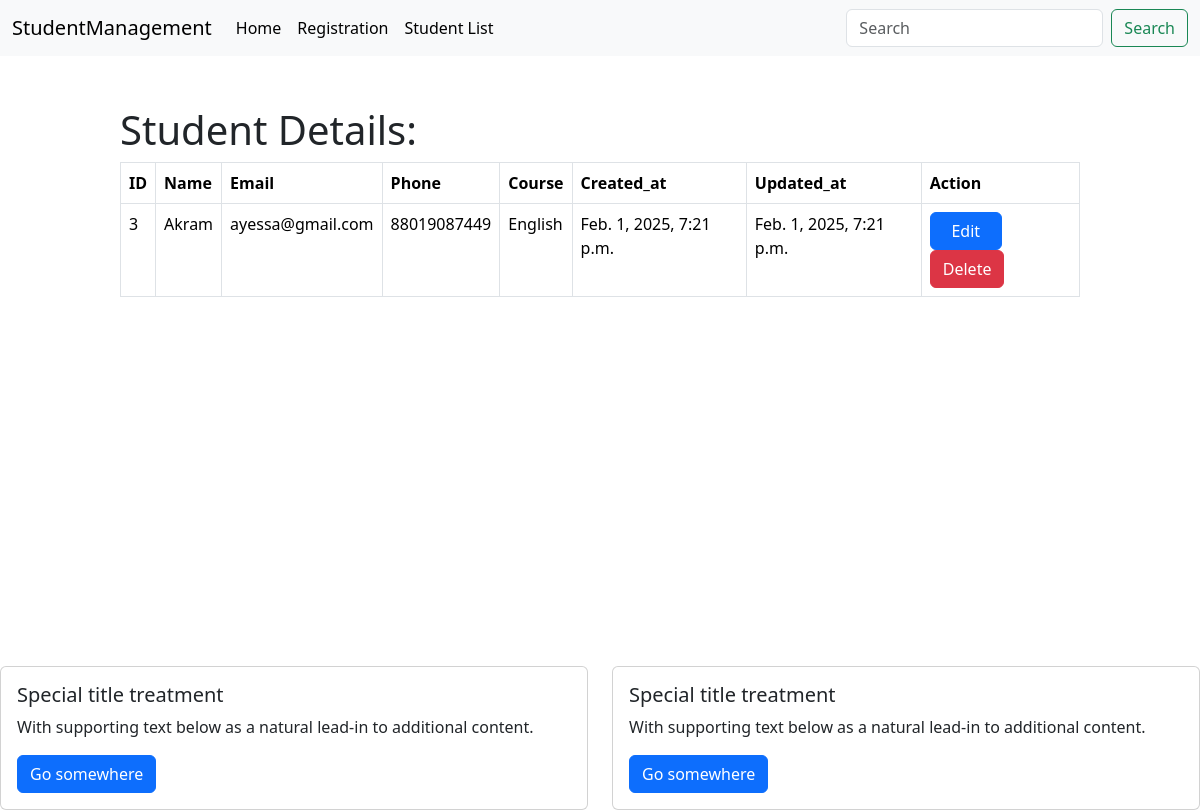
The app's page /student_details/3/ with its own data.
### core/models.py (models this page shows, shortened)
class StudentModel(models.Model):
    class CourseChoice(models.TextChoices):
        MATH = 'Math', 'Math',
        ENGLISH = 'English', 'English',
        HISTORY = 'History', 'History',
        SICENCE = 'Science', 'Science',
        PHYSICES = 'Physices', 'Physices'
    id = models.IntegerField(primary_key = True)
    name = models.CharField(max_length=50)
    email = models.EmailField(max_length=254)
    phone = models.CharField(max_length=11)
    course = models.CharField(max_length=100, choices = CourseChoice.choices, default = CourseChoice.SICENCE)
    created_at = models.DateTimeField(auto_now_add=True)
    updated_at = models.DateTimeField(auto_now=True)

### core/views.py (the view)
# urls.py: path('student_details/<int:pk>/', views.StudentDetailView.as_view(), name = 'student_details'),
class StudentDetailView(DetailView):
    model = StudentModel
    template_name = 'students/student_details.html'
    context_object_name = 'student'
    pk_url_kwarg = 'pk'

### core/templates/students/student_details.html
{% extends 'base.html' %}
{% block content %}
    <div style="width: 80%; height: 70vh; margin: auto;">
        <h1>Student Details: </h1>
        <table class="table table-bordered">
            <thead>
              <tr>
                <th scope="col">ID</th>
                <th scope="col">Name</th>
                <th scope="col">Email</th>
                <th scope="col">Phone</th>
                <th scope="col">Course</th>
                <th scope="col">Created_at</th>
                <th scope="col">Updated_at</th>
                <th scope="col">Action</th>
              </tr>
            </thead>
            <tbody>
                    <tr>
                        <td>{{student.id}}</td>
                        <td>{{student.name}}</td>
                        <td>{{student.email}}</td>
                        <td>{{student.phone}}</td>
                        <td>{{student.course}}</td>
                        <td>{{student.created_at}}</td>
                        <td>{{student.updated_at}}</td>
                        <td>
                          <a style="width: 72px;" href="{% url 'update_student' pk=student.id %}" class="btn btn-primary btn-md">Edit</a>
                          <a href="{% url 'delete_student' pk=student.id %}" class="btn btn-danger btn-md">Delete</a>
                        </td>
                    </tr>
            </tbody>
          </table>
    </div>
{% endblock content %}

### records on screen
StudentModel: id "3", name "Akram", email "ayessa@gmail.com", phone "88019087449", course "English", created_at "Feb. 1, 2025, 7:21 p.m.", updated_at "Feb. 1, 2025, 7:21 p.m."
